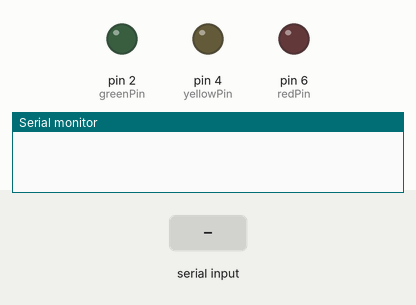
This sketch was run on a simulated Arduino Uno, built with avr-gcc and run on an emulated ATmega328P. Shown: output pins drawn as LEDs (lit = HIGH), the last lines printed to the serial monitor. The test bench sets the inputs (shaded band).

Above: at 1.2 s.
1.3 s: "1" received over Serial
At 1.9 s:
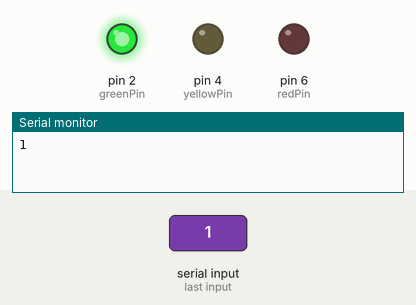
2.8 s: "2" received over Serial
At 3.1 s:
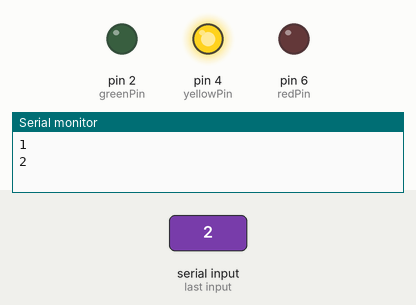
4.3 s: "3" received over Serial
At 5.4 s:
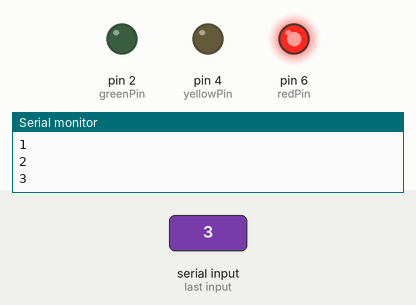
5.8 s: "4" received over Serial
At 6.5 s:
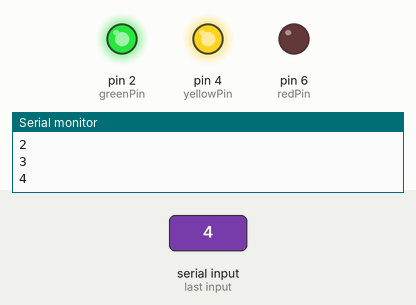
7.3 s: "5" received over Serial
At 7.7 s:
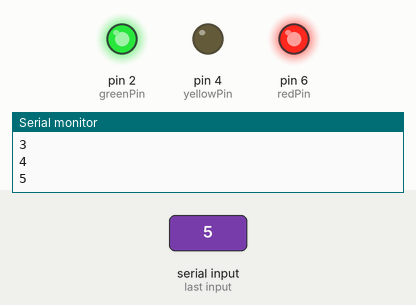
8.8 s: "6" received over Serial
At 10.0 s:
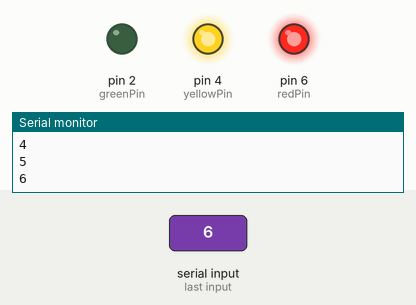
Timing chart, 0 to 11.3 s (numbered marks = the images above; inputs shaded):
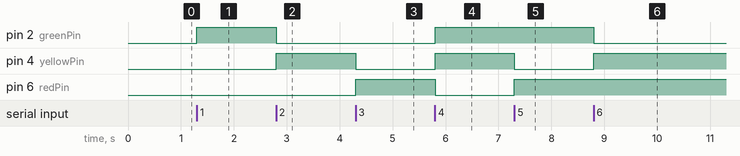

The sketch:

arduino.ino
```cpp
int greenPin = 2;
int yellowPin = 4;
int redPin = 6;

void setup()
{
  pinMode(greenPin, OUTPUT);
  pinMode(yellowPin, OUTPUT);
  pinMode(redPin, OUTPUT);

  Serial.begin(9600);
}

void loop() {
  if (Serial.available() > 0) {
    String receivedString = "";

    while (Serial.available() > 0) {
      receivedString += char(Serial.read());
    }

    Serial.println(receivedString);

    if(receivedString == "0") {
      digitalWrite(greenPin, LOW);
      digitalWrite(yellowPin, LOW);
      digitalWrite(redPin, LOW);
    }
    else if (receivedString == "1") {
      digitalWrite(greenPin, HIGH);
      digitalWrite(yellowPin, LOW);
      digitalWrite(redPin, LOW);
    }
    else if (receivedString == "2") {
      digitalWrite(yellowPin, HIGH);
      digitalWrite(greenPin, LOW);
      digitalWrite(redPin, LOW);
    }
    else if (receivedString == "3") {
      digitalWrite(redPin, HIGH);
      digitalWrite(greenPin, LOW);
      digitalWrite(yellowPin, LOW);
    }
    else if (receivedString == "4") {
      digitalWrite(redPin, LOW);
      digitalWrite(greenPin, HIGH);
      digitalWrite(yellowPin, HIGH);
    }
    else if (receivedString == "5") {
      digitalWrite(redPin, HIGH);
      digitalWrite(greenPin, HIGH);
      digitalWrite(yellowPin, LOW);
    }
    else if (receivedString == "6") {
      digitalWrite(redPin, HIGH);
      digitalWrite(greenPin, LOW);
      digitalWrite(yellowPin, HIGH);
    }
    else if (receivedString == "7") {
      digitalWrite(redPin, HIGH);
      digitalWrite(greenPin, HIGH);
      digitalWrite(yellowPin, HIGH);
    }
  }
}
```

Measured:
- after the input at 1.3 s, pin 2 (greenPin): LOW → HIGH at once
- after the input at 2.8 s, pin 2 (greenPin): HIGH → LOW at once; pin 4 (yellowPin): LOW → HIGH at once
- after the input at 4.3 s, pin 4 (yellowPin): HIGH → LOW at once; pin 6 (redPin): LOW → HIGH at once
- after the input at 5.8 s, pin 2 (greenPin), pin 4 (yellowPin): LOW → HIGH at once; pin 6 (redPin): HIGH → LOW at once
- after the input at 7.3 s, pin 4 (yellowPin): HIGH → LOW at once; pin 6 (redPin): LOW → HIGH at once
- after the input at 8.8 s, pin 2 (greenPin): HIGH → LOW at once; pin 4 (yellowPin): LOW → HIGH at once
